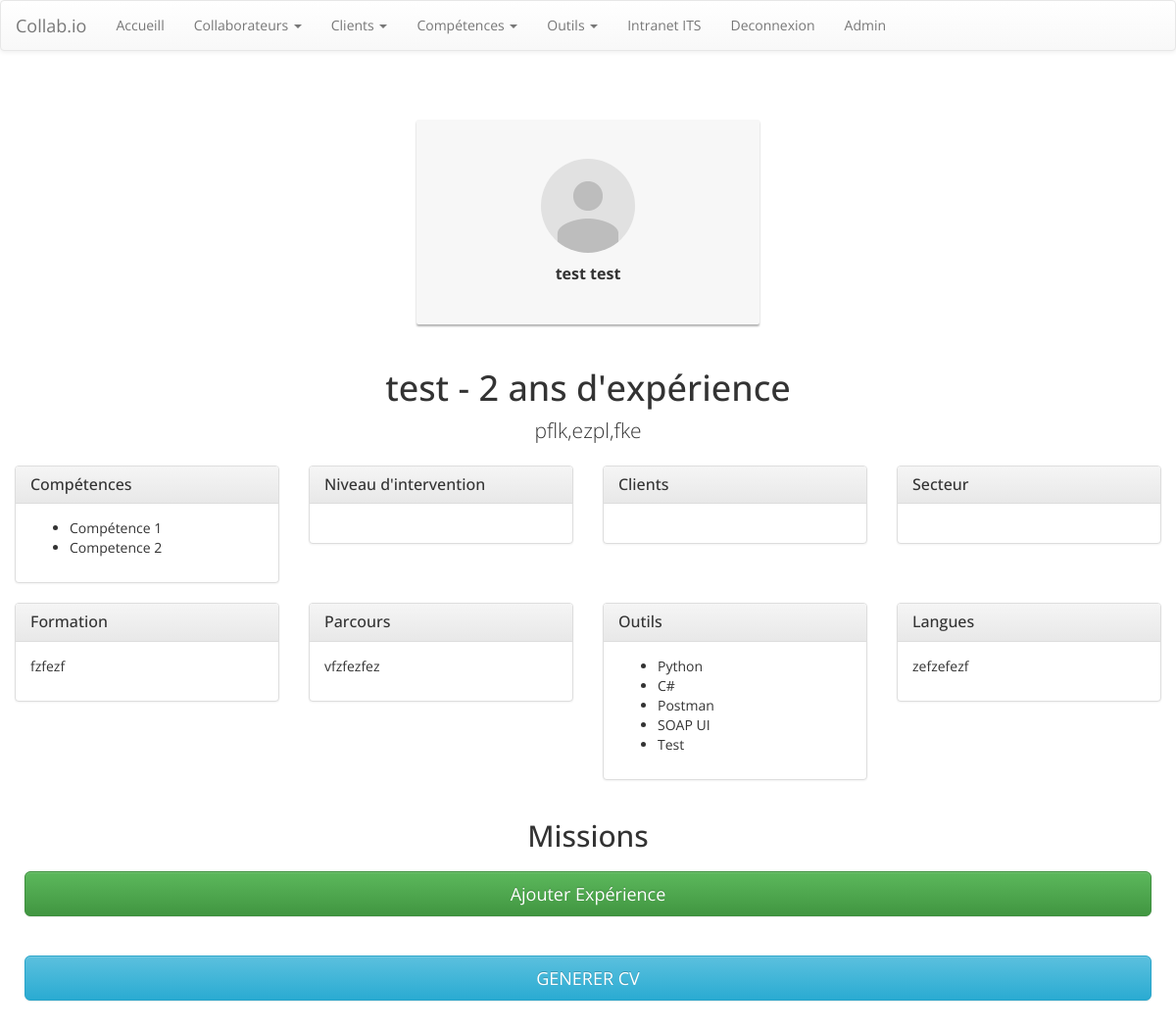
/consultant/3/ (signed in), run on the app's committed database.
### collab/models.py (models this page shows, shortened)
class collaborateurs(models.Model):
    nomCollaborateur = models.CharField(max_length=200)
    prenomCollaborateur = models.CharField(max_length=200)
    titreCollaborateur = models.CharField(max_length=200)
    texteIntroductifCv = models.TextField(default='')
    nbAnneeExperience = models.IntegerField()
    codePostal = models.CharField(default='',max_length=200)
    telephone = models.CharField(default='',max_length=200)
    mail = models.CharField(default='',max_length=200)
    manager = models.ForeignKey(settings.AUTH_USER_MODEL, on_delete=models.SET_NULL, null=True)
    TYPE_CONTRAT = (
        ('I', 'Interne'),
        ('E', 'Externe'),
    )
    typeContrat = models.CharField(max_length=1, choices=TYPE_CONTRAT, default='I')
    tjm=models.DecimalField(decimal_places=2,max_digits=6, default=0.0)
    listeCompetencesCles = models.ManyToManyField(competences)
    formation = models.TextField()
    parcours = models.TextField()
    methodologie = models.TextField()
    langues = models.TextField()
    outilsCollaborateur = models.ManyToManyField(outils)
    estEnIntercontrat = models.BooleanField(default=False)
    class Meta:
        verbose_name = 'Consultant'

class competences(models.Model):
    nomCompetence = models.CharField(max_length=250)
    famille = models.ForeignKey(familleCompetences, on_delete=models.CASCADE)
    def __str__(self):
        return self.nomCompetence

class outils(models.Model):
    nomOutil = models.CharField(max_length=250)
    famille = models.ForeignKey(familleOutils, on_delete=models.CASCADE)
    def __str__(self):
        return self.nomOutil

### collab/views.py (the view)
# urls.py: path('consultant/<int:collaborateurs_id>/', views.collaborateur_detail, name='collaborateur_detail'),
def collaborateur_detail(request, collaborateurs_id):
    collab = get_object_or_404(collaborateurs, pk=collaborateurs_id)
    mission_du_collab = experiences.objects.filter(collaborateurMission=collaborateurs_id)
    template = loader.get_template('collab/detail_consultant2.html')
    context={'collab':collab, 'mission_du_collab':mission_du_collab}
    return HttpResponse(template.render(context, request))

### collab/templatetags/collab_extras.py (called while the page is built)
@register.filter(name='liste_client_par_consultant')
def liste_client_par_consultant(id_consultant):
    liste_expe = experiences.objects.filter(collaborateurMission=id_consultant)
    liste_client=[]
    for expe in liste_expe:
        nom_client = expe.client
        if nom_client in liste_client:
            pass
        else:
           liste_client.append(nom_client)
    return liste_client

@register.filter(name='liste_niveau_inter_consult')
def liste_niveau_inter_consult(id_consultant):
    liste_expe = experiences.objects.filter(collaborateurMission=id_consultant)
    liste_niv=[]
    for expe in liste_expe:
        niveau = expe.niveauIntervention
        if niveau in liste_niv:
            pass
        else:
           liste_niv.append(niveau)
    return liste_niv

@register.filter(name='liste_secteur_consultant')
def liste_secteur_consultant(id_consultant):
    liste_expe = experiences.objects.filter(collaborateurMission=id_consultant)
    liste_secteur=[]
    for expe in liste_expe:
        secteur = expe.client.domaineClient
        if secteur in liste_secteur:
            pass
        else:
           liste_secteur.append(secteur)
    return liste_secteur

@register.filter
def addstr(arg1, arg2):
    return str(arg1) + str(arg2)

### collab/templates/collab/detail_consultant2.html (shortened to what this page needs)
{% extends 'collab/base.html' %}
{% load collab_extras %}
{% load static %}
{% block content %}
    <div class="container" id="container">
        <div class="row">
            <div class="col-md-12">
                <div class="login-card"><img src={% static "collab/assets/img/avatar_2x.png" %} class="profile-img-card">
                    <p class="profile-name-card">{{collab.prenomCollaborateur}} {{collab.nomCollaborateur}}</p>
                </div>
            </div>
        </div>
        <div class="row">
            <div class="col-md-12">
                {% if collab.nbAnneeExperience == '1' %}
                <h1 class="text-center">{{collab.titreCollaborateur}} - {{collab.nbAnneeExperience}} an d'expérience</h1>
                {% else %}
                <h1 class="text-center">{{collab.titreCollaborateur}} - {{collab.nbAnneeExperience}} ans d'expérience</h1>
                {% endif %}
                <p class="lead text-center">{{collab.texteIntroductifCv}}</p>
            </div>
        </div>
        <div class="row">
            <div class="col-lg-3 col-md-3">
                <div class="panel panel-default">
                    <div class="panel-heading">
                        <h3 class="panel-title">Compétences </h3></div>
                    <div class="panel-body">
                        <ul>
                            {% for compe in collab.listeCompetencesCles.all %}
                            <li>{{compe}}</li>
                            {% empty %}
                            empty list!
                            {% endfor %}
                        </ul>
                    </div>
                </div>
            </div>
            <div class="col-lg-3 col-md-3">
                <div class="panel panel-default">
                    <div class="panel-heading">
                        <h3 class="panel-title">Niveau d'intervention</h3></div>
                    <div class="panel-body">
                    </div>
                </div>
            </div>
            <div class="col-lg-3 col-md-3">
                <div class="panel panel-default">
                    <div class="panel-heading">
                        <h3 class="panel-title">Clients </h3></div>
                    <div class="panel-body">
                    </div>
                </div>
            </div>
            <div class="col-lg-3 col-md-3">
                <div class="panel panel-default">
                    <div class="panel-heading">
                        <h3 class="panel-title">Secteur </h3></div>
                    <div class="panel-body">
                    </div>
                </div>
            </div>
        </div>
        <div class="row">
            <div class="col-lg-3 col-md-3">
                <div class="panel panel-default">
                    <div class="panel-heading">
                        <h3 class="panel-title">Formation </h3></div>
                    <div class="panel-body">
                        <p>{{collab.formation}}</p>
                    </div>
                </div>
            </div>
            <div class="col-lg-3 col-md-3">
                <div class="panel panel-default">
                    <div class="panel-heading">
                        <h3 class="panel-title">Parcours </h3></div>
                    <div class="panel-body">
                        <p>{{collab.parcours}}</p>
                    </div>
                </div>
            </div>
            <div class="col-lg-3 col-md-3">
                <div class="panel panel-default">
                    <div class="panel-heading">
                        <h3 class="panel-title">Outils </h3></div>
                    <div class="panel-body">
                        <ul>
                            {% for outil in collab.outilsCollaborateur.all %}
                            <li>{{outil}}</li>
                            {% empty %}
                            empty list!
                            {% endfor %}
                        </ul>
                    </div>
                </div>
            </div>
            <div class="col-lg-3 col-md-3">
                <div class="panel panel-default">
                    <div class="panel-heading">
                        <h3 class="panel-title">Langues </h3></div>
                    <div class="panel-body">
                        <p>{{collab.langues}}</p>
                    </div>
                </div>
            </div>
        </div>
        <div class="row">
            <div class="col-md-12">
                <h2 class="text-center">Missions </h2></div>
        </div>
        {% with "/admin/collab/experiences/add/?collaborateurMission="|addstr:collab.pk as urlAjout %}
        <div class="row" id="row_bouton_cv">
            <div class="col-md-12"><a class="btn btn-success btn-lg" role="button" href={{urlAjout}} target="_blank" id="bouton_ajout_expe" style="width:100%;">Ajouter Expérience</a></div>
        </div>
        {% endwith %}
        <div class="row" id="row_bouton_cv">
            <div class="col-md-12"><a class="btn btn-info btn-lg" role="button" href="#" id="bouton_generation_cv">GENERER CV</a></div>
        </div>
    </div>
{% endblock %}

### collab/static/collab/assets/css/styles.css (style rules this page uses)
a#bouton_generation_cv.btn.btn-info.btn-lg { width:100%; }
div#row_bouton_cv.row { padding:10px; padding-bottom:30px; }

### collab/static/collab/assets/css/Full-Width-Center-Container.css (style rules this page uses)
div#container.container { width:100%; }

### collab/static/collab/assets/css/Simple-Profile-Info.css (style rules this page uses)
* { -webkit-border-radius:0 0 0 0; border-radius:0 0 0 0; font-family:'Open Sans'; }
.login-card { max-width:350px; padding:40px 40px; margin:0 auto; }
.login-card .profile-img-card { width:96px; height:96px; margin:0 auto 10px; display:block; border-radius:50%; }
.login-card .profile-name-card { font-size:16px; font-weight:bold; text-align:center; margin:10px 0 0; min-height:1em; }

### collab/static/collab/assets/css/Google-Style-Login.css (style rules this page uses)
.login-card { max-width:350px; padding:40px 40px; background-color:#F7F7F7; margin:0 auto 25px; margin-top:50px; border-radius:2px; box-shadow:0px 2px 2px rgba(0, 0, 0, 0.3); }
.login-card .profile-img-card { width:96px; height:96px; margin:0 auto 10px; display:block; border-radius:50%; }
.login-card .profile-name-card { font-size:16px; font-weight:bold; text-align:center; margin:10px 0 0; min-height:1em; }

### data on the page
collaborateurs: prenomCollaborateur "test", nomCollaborateur "test", titreCollaborateur "test", nbAnneeExperience "2", texteIntroductifCv "pflk,ezpl,fke", formation "fzfezf", parcours "vfzfezfez", langues "zefzefezf"
competences: nomCompetence "Compétence 1"
competences: nomCompetence "Competence 2"
outils: nomOutil "Python"
outils: nomOutil "C#"
outils: nomOutil "Postman"
outils: nomOutil "SOAP UI"
outils: nomOutil "Test"
